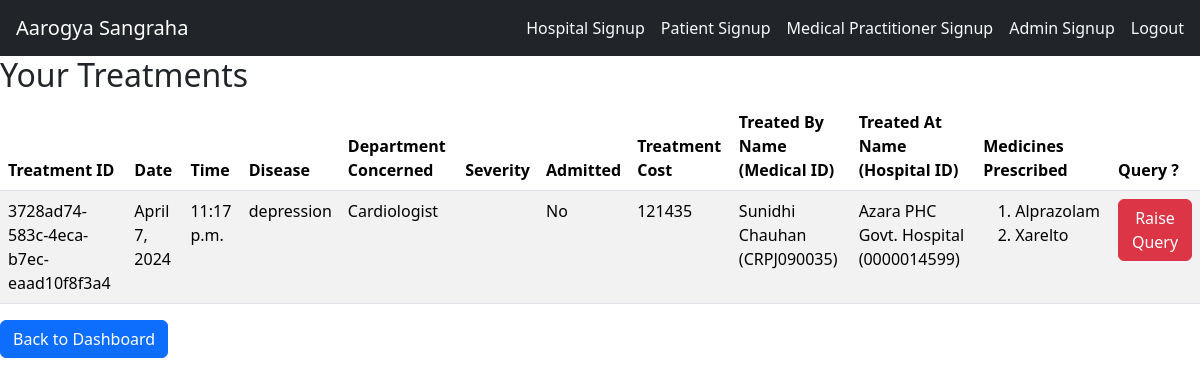
Page /treatment/patient-treatments/ (signed in) on the earlier database version.
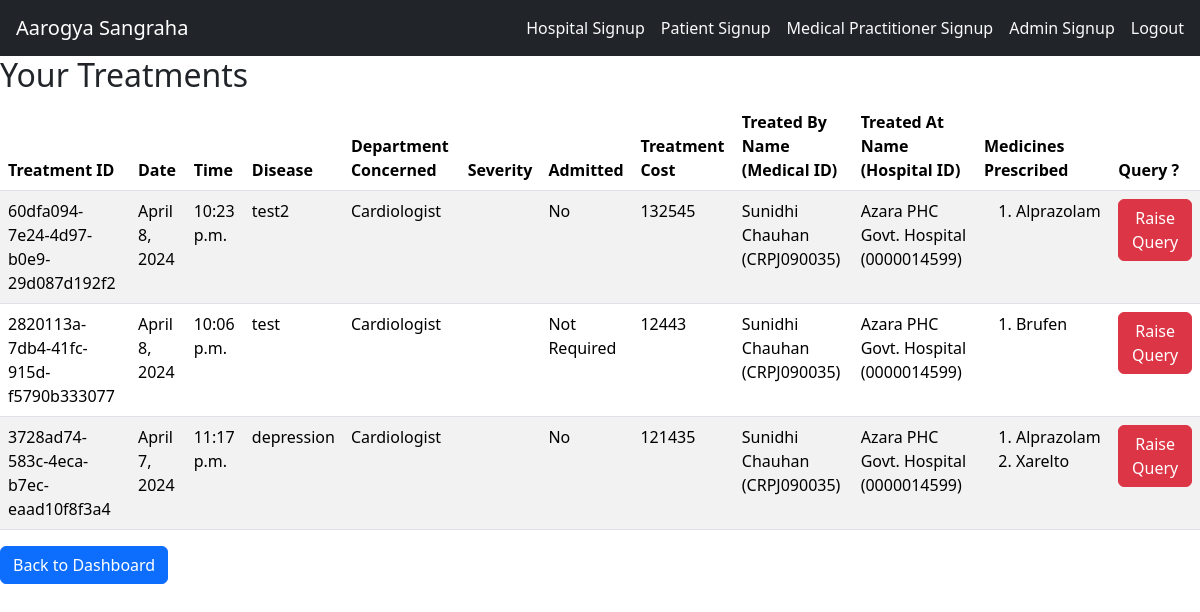
Same page on the later database version.
### treatment/models.py (models this page shows, shortened)
class Treatment(models.Model):
    tid = models.UUIDField(primary_key=True, default=uuid.uuid4, editable=False)
    date = models.DateField(auto_now_add=True)
    time = models.TimeField(auto_now_add=True)
    symptoms = models.CharField(max_length=500)
    advisedTest = models.CharField(max_length=250,default=None,null=True,blank=True)
    disease = models.CharField(max_length=75)
    admitted = models.CharField(max_length=20, choices=aList, default='Not Required')
    aadharNo = models.ForeignKey(Patient,on_delete=models.CASCADE,to_field='aadharNo')
    treatmentCost = models.IntegerField()
    medicalID = models.ForeignKey(MedicalPractitioner,on_delete=models.SET_NULL,null=True,blank=True,to_field='medicalID')
    hospitalID = models.ForeignKey(Hospital, on_delete=models.SET_NULL, null=True, blank=True, to_field='hospitalID')
    suggestions = models.CharField(max_length=500,null=True,blank=True,default=None)
    query = models.CharField(max_length=20,choices=q,default='No')
    medicines = models.ManyToManyField(Medicine, through='Medicine_Treatment')

class MedicalPractitioner(models.Model):
    user=models.OneToOneField(User,on_delete=models.CASCADE)
    medicalID = models.CharField(max_length=10,primary_key=True)
    sex = models.CharField(max_length=1,choices=sex_c,default=None)
    date_of_birth = models.DateField()
    hospitalID = models.ForeignKey(Hospital,on_delete=models.SET_NULL,null=True,blank=True,to_field='hospitalID')
    department = models.CharField(max_length=50,choices=departments,default=None)
    status = models.CharField(max_length=21, choices=(
        ('Authorized','Authorized'),
        ('Suspended','Suspended'),
        ('Permanently Suspended','Permanently Suspended')
    ), default='Authorized')
    def __str__(self):
        return f"{self.user.first_name} {self.user.last_name} ({self.medicalID})"

class Hospital(models.Model):
    user=models.OneToOneField(User,on_delete=models.CASCADE)
    hospitalID = models.CharField(max_length=10,primary_key=True)
    address = models.CharField(max_length=100)
    city = models.CharField(max_length=30)
    state = models.CharField(max_length=15)
    pincode = models.CharField(max_length=6)
    status = models.CharField(max_length=20, choices=(
        ('pending', 'Pending Verification'),
        ('approved', 'Approved'),
        ('rejected', 'Rejected')
    ), default='pending')
    def __str__(self):
        return f"{self.user.first_name} {self.user.last_name} ({self.hospitalID})"

class Medicine(models.Model):
    medName = models.CharField(max_length=100,primary_key=True)
    company = models.CharField(max_length=50)
    type_med = models.CharField(max_length=50,choices=mtype,default=None)
    regulatoryClass = models.CharField(max_length=50,choices=rclass,default=None)
    dosage = models.IntegerField()
    medCost = models.IntegerField()

### treatment/views.py (the view)
# urls.py: path('patient-treatments/',views.patient_treatments,name='patient_treatments'),
@login_required
def patient_treatments(request):
    treatments = models.Treatment.objects.filter(aadharNo=request.user.patient.get_aadharNo()).order_by('-date','-time')
    return render(request, 'treatment/patient_treatments.html', {'treatments': treatments})

### treatment/models.py (called while the page is built)
    def get_aadharNo(self):
        return self.aadharNo

### treatment/templates/treatment/patient_treatments.html (shortened to what this page needs)
<!DOCTYPE html>
<html lang="en">
<head>
    <link href="https://cdn.jsdelivr.net/npm/bootstrap@5.3.3/dist/css/bootstrap.min.css" rel="stylesheet">
</head>
<body>
    <nav class="navbar navbar-dark bg-dark">
        <a href="{% url 'home' %}" class="navbar-brand ms-3">Aarogya Sangraha</a>
        <div class="navbar">
            <a class="nav-item nav-link text-light me-3" href="{% url 'treatment:hospitalsignup' %}">Hospital Signup</a>
            <a class="nav-item nav-link text-light me-3" href="{% url 'treatment:patientsignup' %}">Patient Signup</a>
            <a class="nav-item nav-link text-light me-3" href="{% url 'treatment:medpracsignup' %}">Medical Practitioner Signup</a>
            <a class="nav-item nav-link text-light me-3" href="{% url 'treatment:adminsignup' %}">Admin Signup</a>
            {% if not user.is_authenticated %}
                <a class="nav-item nav-link text-light me-3" href="{% url 'treatment:hospitallogin' %}">Hospital Login</a>
                <a class="nav-item nav-link text-light me-3" href="{% url 'treatment:patientlogin' %}">Patient Login</a>
                <a class="nav-item nav-link text-light me-3" href="{% url 'treatment:medpraclogin' %}">Medical Practitioner Login</a>
                <a class="nav-item nav-link text-light me-3" href="{% url 'treatment:adminlogin' %}">Admin Login</a>
            {% else %}
                {% if user.hospital %}
                    <a class="nav-item nav-link text-light me-3" href="{% url 'treatment:hospitallogout' %}">Logout</a>
                {% elif user.medicalpractitioner %}
                    <a class="nav-item nav-link text-light me-3" href="{% url 'treatment:medpraclogout' %}">Logout</a>
                {% elif user.patient %}
                    <a class="nav-item nav-link text-light me-3" href="{% url 'treatment:patientlogout' %}">Logout</a>
                {% elif user.admin %}
                    <a class="nav-item nav-link text-light me-3" href="{% url 'treatment:adminlogout' %}">Logout</a>
                {% endif %}
            {% endif %}
        </div>
    </nav>
    <h2>Your Treatments</h2>
    <table class="table table-striped">
        <thead>
            <tr>
                <th>Treatment ID</th>
                <th>Date</th>
                <th>Time</th>
                <th>Disease</th>
                <th>Department Concerned</th>
                <th>Severity</th>
                <th>Admitted</th>
                <th>Treatment Cost</th>
                <th>Treated By<br>Name (Medical ID)</th>
                <th>Treated At<br>Name (Hospital ID)</th>
                <th>Medicines Prescribed</th>
                <th>Query ?</th>
            </tr>
        </thead>
        <tbody>
            {% for treatment in treatments %}
            <tr>
                <td>{{ treatment.tid }}</td>
                <td>{{ treatment.date }}</td>
                <td>{{ treatment.time }}</td>
                <td>{{ treatment.disease }}</td>
                <td>{{ treatment.medicalID.department }}</td>
                <td>{{ treatment.get_severity_display }}</td>
                <td>{{ treatment.get_admitted_display }}</td>
                <td>{{ treatment.treatmentCost }}</td>
                <td>{{ treatment.medicalID }}</td>
                <td>{{ treatment.hospitalID }}</td>
                <td>
                    <ol>
                        {% for medicine in treatment.medicines.all %}
                        <li>{{ medicine.medName }}</li>
                        {% endfor %}
                    </ol>
                </td>
                <td>
                    <a href="{% url 'treatment:raise_query' treatment.tid %}" class="btn btn-danger">Raise Query</a>
                </td>
            </tr>
            {% endfor %}
        </tbody>
    </table>
    <a href="{% url 'treatment:patient_dashboard' request.user.patient.get_aadharNo %}" class="btn btn-primary">Back to Dashboard</a>
</body>
</html>

Differences in the rows shown:
added Treatment: tid "60dfa094-7e24-4d97-b0e9-29d087d192f2", date "April 8, 2024", time "10:23 p.m.", disease "test2", medicalID.department "Cardiologist", admitted "No", treatmentCost "132545", medicalID "Sunidhi Chauhan (CRPJ090035)", hospitalID "Azara PHC Govt. Hospital (0000014599)", Medicine (medName "Alprazolam")
added Treatment: tid "2820113a-7db4-41fc-915d-f5790b333077", date "April 8, 2024", time "10:06 p.m.", disease "test", medicalID.department "Cardiologist", admitted "Not Required", treatmentCost "12443", medicalID "Sunidhi Chauhan (CRPJ090035)", hospitalID "Azara PHC Govt. Hospital (0000014599)"
now on this page (row unchanged): Medicine: medName "Brufen", shown under "2820113a-7db4-41fc-915d-f5790b333077"
